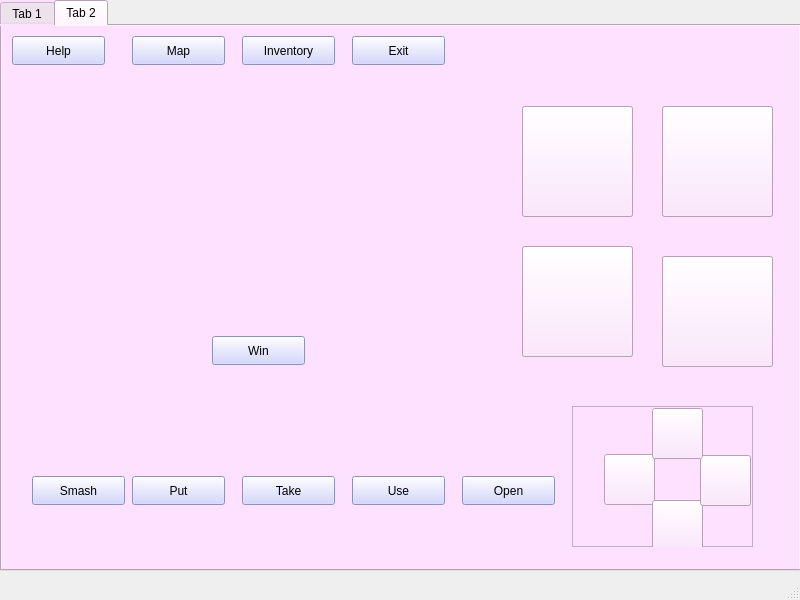
<?xml version="1.0" encoding="UTF-8"?>
<ui version="4.0">
 <class>MainWindow</class>
 <widget class="QMainWindow" name="MainWindow">
  <property name="geometry">
   <rect>
    <x>0</x>
    <y>0</y>
    <width>800</width>
    <height>600</height>
   </rect>
  </property>
  <property name="windowTitle">
   <string>MainWindow</string>
  </property>
  <widget class="QWidget" name="centralwidget">
   <widget class="QTabWidget" name="tabWidget">
    <property name="geometry">
     <rect>
      <x>0</x>
      <y>0</y>
      <width>801</width>
      <height>571</height>
     </rect>
    </property>
    <property name="styleSheet">
     <string notr="true">
background-color:rgb(254, 224, 255);</string>
    </property>
    <property name="currentIndex">
     <number>1</number>
    </property>
    <widget class="QWidget" name="tab">
     <attribute name="title">
      <string>Tab 1</string>
     </attribute>
     <widget class="QFrame" name="frame_3">
      <property name="geometry">
       <rect>
        <x>0</x>
        <y>0</y>
        <width>791</width>
        <height>531</height>
       </rect>
      </property>
      <property name="styleSheet">
       <string notr="true">background-color: rgb(254, 224, 255);</string>
      </property>
      <property name="frameShape">
       <enum>QFrame::StyledPanel</enum>
      </property>
      <property name="frameShadow">
       <enum>QFrame::Raised</enum>
      </property>
      <widget class="QFrame" name="frame_2">
       <property name="geometry">
        <rect>
         <x>220</x>
         <y>330</y>
         <width>351</width>
         <height>131</height>
        </rect>
       </property>
       <property name="styleSheet">
        <string notr="true">background-color: rgb(208, 209, 255);</string>
       </property>
       <property name="frameShape">
        <enum>QFrame::StyledPanel</enum>
       </property>
       <property name="frameShadow">
        <enum>QFrame::Raised</enum>
       </property>
       <widget class="QLineEdit" name="lineEdit">
        <property name="geometry">
         <rect>
          <x>60</x>
          <y>30</y>
          <width>251</width>
          <height>41</height>
         </rect>
        </property>
        <property name="styleSheet">
         <string notr="true">border-color: rgb(255, 255, 255);
font: 18pt &quot;Calibri&quot;;</string>
        </property>
       </widget>
       <widget class="QPushButton" name="pushButtonE_2">
        <property name="geometry">
         <rect>
          <x>130</x>
          <y>80</y>
          <width>93</width>
          <height>29</height>
         </rect>
        </property>
        <property name="text">
         <string>Enter</string>
        </property>
       </widget>
      </widget>
      <widget class="QLabel" name="label">
       <property name="geometry">
        <rect>
         <x>50</x>
         <y>30</y>
         <width>691</width>
         <height>261</height>
        </rect>
       </property>
       <property name="styleSheet">
        <string notr="true">background-color: rgb(255, 255, 255);
font: 300 18pt &quot;Calibri Light&quot;;</string>
       </property>
       <property name="text">
        <string/>
       </property>
       <property name="scaledContents">
        <bool>true</bool>
       </property>
      </widget>
     </widget>
    </widget>
    <widget class="QWidget" name="tab_2">
     <attribute name="title">
      <string>Tab 2</string>
     </attribute>
     <widget class="QFrame" name="frame">
      <property name="geometry">
       <rect>
        <x>570</x>
        <y>380</y>
        <width>181</width>
        <height>141</height>
       </rect>
      </property>
      <property name="frameShape">
       <enum>QFrame::StyledPanel</enum>
      </property>
      <property name="frameShadow">
       <enum>QFrame::Raised</enum>
      </property>
      <widget class="QPushButton" name="pushButtonW">
       <property name="geometry">
        <rect>
         <x>32</x>
         <y>48</y>
         <width>51</width>
         <height>51</height>
        </rect>
       </property>
       <property name="text">
        <string/>
       </property>
      </widget>
      <widget class="QPushButton" name="pushButtonS">
       <property name="geometry">
        <rect>
         <x>80</x>
         <y>94</y>
         <width>51</width>
         <height>51</height>
        </rect>
       </property>
       <property name="text">
        <string/>
       </property>
      </widget>
      <widget class="QPushButton" name="pushButtonE">
       <property name="geometry">
        <rect>
         <x>128</x>
         <y>49</y>
         <width>51</width>
         <height>51</height>
        </rect>
       </property>
       <property name="text">
        <string/>
       </property>
      </widget>
      <widget class="QPushButton" name="pushButtonN">
       <property name="geometry">
        <rect>
         <x>80</x>
         <y>2</y>
         <width>51</width>
         <height>51</height>
        </rect>
       </property>
       <property name="text">
        <string/>
       </property>
      </widget>
     </widget>
     <widget class="QLabel" name="label_2">
      <property name="geometry">
       <rect>
        <x>570</x>
        <y>30</y>
        <width>141</width>
        <height>31</height>
       </rect>
      </property>
      <property name="font">
       <font>
        <pointsize>20</pointsize>
       </font>
      </property>
      <property name="styleSheet">
       <string notr="true">
background-color:rgb(254, 224, 255);</string>
      </property>
      <property name="text">
       <string/>
      </property>
     </widget>
     <widget class="QPushButton" name="putButton">
      <property name="geometry">
       <rect>
        <x>130</x>
        <y>450</y>
        <width>93</width>
        <height>29</height>
       </rect>
      </property>
      <property name="autoFillBackground">
       <bool>false</bool>
      </property>
      <property name="styleSheet">
       <string notr="true">background-color: rgb(199, 203, 255)</string>
      </property>
      <property name="text">
       <string>Put</string>
      </property>
     </widget>
     <widget class="QPushButton" name="takeButton">
      <property name="geometry">
       <rect>
        <x>240</x>
        <y>450</y>
        <width>93</width>
        <height>29</height>
       </rect>
      </property>
      <property name="styleSheet">
       <string notr="true">background-color: rgb(199, 203, 255)</string>
      </property>
      <property name="text">
       <string>Take</string>
      </property>
     </widget>
     <widget class="QPushButton" name="helpButton">
      <property name="geometry">
       <rect>
        <x>10</x>
        <y>10</y>
        <width>93</width>
        <height>29</height>
       </rect>
      </property>
      <property name="styleSheet">
       <string notr="true">background-color: rgb(199, 203, 255)</string>
      </property>
      <property name="text">
       <string>Help</string>
      </property>
     </widget>
     <widget class="QPushButton" name="invButton">
      <property name="geometry">
       <rect>
        <x>240</x>
        <y>10</y>
        <width>93</width>
        <height>29</height>
       </rect>
      </property>
      <property name="styleSheet">
       <string notr="true">background-color: rgb(199, 203, 255)</string>
      </property>
      <property name="text">
       <string>Inventory</string>
      </property>
     </widget>
     <widget class="QPushButton" name="mapButton">
      <property name="geometry">
       <rect>
        <x>130</x>
        <y>10</y>
        <width>93</width>
        <height>29</height>
       </rect>
      </property>
      <property name="styleSheet">
       <string notr="true">background-color: rgb(199, 203, 255)</string>
      </property>
      <property name="text">
       <string>Map</string>
      </property>
     </widget>
     <widget class="QLabel" name="label_3">
      <property name="geometry">
       <rect>
        <x>30</x>
        <y>90</y>
        <width>481</width>
        <height>201</height>
       </rect>
      </property>
      <property name="text">
       <string/>
      </property>
     </widget>
     <widget class="QPushButton" name="item2">
      <property name="geometry">
       <rect>
        <x>520</x>
        <y>80</y>
        <width>111</width>
        <height>111</height>
       </rect>
      </property>
      <property name="styleSheet">
       <string notr="true">
background-color:rgb(254, 224, 255);</string>
      </property>
      <property name="text">
       <string/>
      </property>
     </widget>
     <widget class="QPushButton" name="item1">
      <property name="geometry">
       <rect>
        <x>660</x>
        <y>80</y>
        <width>111</width>
        <height>111</height>
       </rect>
      </property>
      <property name="focusPolicy">
       <enum>Qt::NoFocus</enum>
      </property>
      <property name="styleSheet">
       <string notr="true">
background-color:rgb(254, 224, 255);</string>
      </property>
      <property name="text">
       <string/>
      </property>
     </widget>
     <widget class="QPushButton" name="item3">
      <property name="geometry">
       <rect>
        <x>520</x>
        <y>220</y>
        <width>111</width>
        <height>111</height>
       </rect>
      </property>
      <property name="styleSheet">
       <string notr="true">
background-color:rgb(254, 224, 255);</string>
      </property>
      <property name="text">
       <string/>
      </property>
     </widget>
     <widget class="QPushButton" name="item4">
      <property name="geometry">
       <rect>
        <x>660</x>
        <y>230</y>
        <width>111</width>
        <height>111</height>
       </rect>
      </property>
      <property name="styleSheet">
       <string notr="true">
background-color:rgb(254, 224, 255);</string>
      </property>
      <property name="text">
       <string/>
      </property>
     </widget>
     <widget class="QPushButton" name="useButton">
      <property name="geometry">
       <rect>
        <x>350</x>
        <y>450</y>
        <width>93</width>
        <height>29</height>
       </rect>
      </property>
      <property name="styleSheet">
       <string notr="true">background-color: rgb(199, 203, 255)</string>
      </property>
      <property name="text">
       <string>Use</string>
      </property>
     </widget>
     <widget class="QPushButton" name="invItem1">
      <property name="geometry">
       <rect>
        <x>520</x>
        <y>80</y>
        <width>111</width>
        <height>111</height>
       </rect>
      </property>
      <property name="text">
       <string/>
      </property>
     </widget>
     <widget class="QPushButton" name="invItem2">
      <property name="geometry">
       <rect>
        <x>660</x>
        <y>80</y>
        <width>111</width>
        <height>111</height>
       </rect>
      </property>
      <property name="text">
       <string/>
      </property>
     </widget>
     <widget class="QPushButton" name="invItem3">
      <property name="geometry">
       <rect>
        <x>520</x>
        <y>220</y>
        <width>111</width>
        <height>111</height>
       </rect>
      </property>
      <property name="text">
       <string/>
      </property>
     </widget>
     <widget class="QPushButton" name="invItem4">
      <property name="geometry">
       <rect>
        <x>660</x>
        <y>230</y>
        <width>111</width>
        <height>111</height>
       </rect>
      </property>
      <property name="text">
       <string/>
      </property>
     </widget>
     <widget class="QPushButton" name="exitInv">
      <property name="geometry">
       <rect>
        <x>350</x>
        <y>10</y>
        <width>93</width>
        <height>29</height>
       </rect>
      </property>
      <property name="styleSheet">
       <string notr="true">background-color: rgb(199, 203, 255)</string>
      </property>
      <property name="text">
       <string>Exit</string>
      </property>
     </widget>
     <widget class="QPushButton" name="openButton">
      <property name="geometry">
       <rect>
        <x>460</x>
        <y>450</y>
        <width>93</width>
        <height>29</height>
       </rect>
      </property>
      <property name="styleSheet">
       <string notr="true">background-color: rgb(199, 203, 255)</string>
      </property>
      <property name="text">
       <string>Open</string>
      </property>
     </widget>
     <widget class="QPushButton" name="smashButton">
      <property name="geometry">
       <rect>
        <x>30</x>
        <y>450</y>
        <width>93</width>
        <height>29</height>
       </rect>
      </property>
      <property name="styleSheet">
       <string notr="true">background-color: rgb(199, 203, 255)</string>
      </property>
      <property name="text">
       <string>Smash</string>
      </property>
     </widget>
     <widget class="QPushButton" name="winB">
      <property name="geometry">
       <rect>
        <x>210</x>
        <y>310</y>
        <width>93</width>
        <height>29</height>
       </rect>
      </property>
      <property name="styleSheet">
       <string notr="true">background-color: rgb(199, 203, 255)</string>
      </property>
      <property name="text">
       <string>Win</string>
      </property>
     </widget>
    </widget>
   </widget>
  </widget>
  <widget class="QMenuBar" name="menubar">
   <property name="geometry">
    <rect>
     <x>0</x>
     <y>0</y>
     <width>800</width>
     <height>26</height>
    </rect>
   </property>
  </widget>
  <widget class="QStatusBar" name="statusbar"/>
 </widget>
 <resources/>
 <connections/>
</ui>
